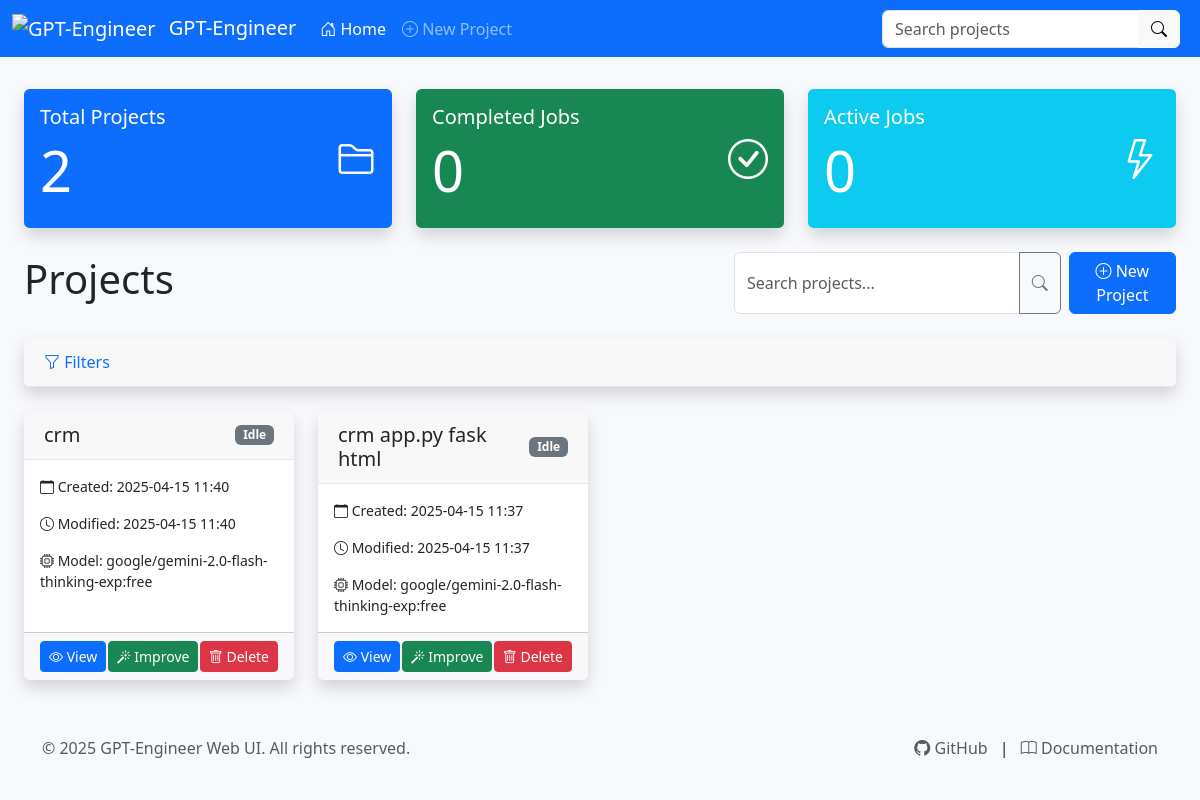
The page / on the database its author committed.
### app.py (models this page shows, shortened)
class Project(db.Model):
    id = db.Column(db.Integer, primary_key=True)
    name = db.Column(db.String(100), nullable=False)
    directory = db.Column(db.String(255), unique=True, nullable=False)
    description = db.Column(db.Text)
    created_at = db.Column(db.DateTime, default=datetime.utcnow)
    last_modified = db.Column(db.DateTime, default=datetime.utcnow, onupdate=datetime.utcnow)
    is_public = db.Column(db.Boolean, default=False)
    if app.config['ENABLE_AUTHENTICATION']:
        user_id = db.Column(db.Integer, db.ForeignKey('user.id'), nullable=False)
    prompt = db.Column(db.Text)
    model = db.Column(db.String(50))
    status = db.Column(db.String(20), default='idle')
    project_metadata = db.Column(db.JSON)  # Changed from 'metadata' to 'project_metadata'
    tags = db.Column(db.Text)
    iteration_count = db.Column(db.Integer, default=0)
    rating = db.Column(db.Integer)

### app.py (the view)
@app.route('/')
def index():
    projects = []
    if app.config['ENABLE_AUTHENTICATION']:
        if current_user.is_authenticated:
            query = Project.query.filter_by(user_id=current_user.id)
        else:
            query = Project.query.filter_by(is_public=True)
    else:
        query = Project.query
    projects = query.order_by(Project.last_modified.desc()).all()
    for project in projects:
        project_dir = os.path.join(app.config['PROJECT_FOLDER'], project.directory)
        if project.directory in active_jobs:
            project.status = active_jobs[project.directory]['status']
    stats = {
        'total_projects': Project.query.count(),
        'completed_jobs': JobHistory.query.filter_by(status='completed').count(),
        'active_jobs': sum(1 for job in active_jobs.values() if job['status'] == 'running')
    }
    return render_template('index.html', projects=projects, stats=stats)

### app.py (called while the page is built)
@app.context_processor
def inject_current_app():
    return dict(app=current_app)

### templates/index.html (shortened to what this page needs)
{% extends 'base.html' %}
{% block content %}
<div class="container-fluid">
    <div class="row mb-4">
        <div class="col-md-4">
            <div class="card bg-primary text-white shadow">
                <div class="card-body">
                    <div class="d-flex justify-content-between align-items-center">
                        <div>
                            <h5 class="card-title">Total Projects</h5>
                            <h2 class="display-4">{{ stats.total_projects }}</h2>
                        </div>
                        <i class="bi bi-folder2 fs-1"></i>
                    </div>
                </div>
            </div>
        </div>
        <div class="col-md-4">
            <div class="card bg-success text-white shadow">
                <div class="card-body">
                    <div class="d-flex justify-content-between align-items-center">
                        <div>
                            <h5 class="card-title">Completed Jobs</h5>
                            <h2 class="display-4">{{ stats.completed_jobs }}</h2>
                        </div>
                        <i class="bi bi-check-circle fs-1"></i>
                    </div>
                </div>
            </div>
        </div>
        <div class="col-md-4">
            <div class="card bg-info text-white shadow">
                <div class="card-body">
                    <div class="d-flex justify-content-between align-items-center">
                        <div>
                            <h5 class="card-title">Active Jobs</h5>
                            <h2 class="display-4">{{ stats.active_jobs }}</h2>
                        </div>
                        <i class="bi bi-lightning fs-1"></i>
                    </div>
                </div>
            </div>
        </div>
    </div>
    <div class="d-flex justify-content-between align-items-center mb-4">
        <h1>Projects</h1>
        <div class="d-flex gap-2">
            <div class="input-group">
                <input type="text" class="form-control" placeholder="Search projects..." id="projectSearch">
                <button class="btn btn-outline-secondary" type="button" id="searchButton">
                    <i class="bi bi-search"></i>
                </button>
            </div>
            <a href="{{ url_for('create_project') }}" class="btn btn-primary">
                <i class="bi bi-plus-circle"></i> New Project
            </a>
        </div>
    </div>
    <div class="card shadow mb-4">
        <div class="card-header">
            <a class="text-decoration-none" data-bs-toggle="collapse" href="#filterCollapse" role="button">
                <i class="bi bi-funnel"></i> Filters
            </a>
        </div>
    </div>
    {% if projects %}
        <div id="cardView" class="row">
            {% for project in projects %}
                <div class="col-md-4 col-lg-3 mb-4 project-item"
                     data-status="{{ project.status }}"
                     data-model="{{ project.model }}"
                     data-created="{{ project.created_at }}"
                     data-modified="{{ project.last_modified }}"
                     data-name="{{ project.name }}">
                    <div class="card h-100 shadow project-card">
                        <div class="card-header d-flex justify-content-between align-items-center">
                            <h5 class="card-title mb-0">{{ project.name }}</h5>
                            {% if project.status == 'running' %}
                                <span class="badge bg-info status-badge">Running</span>
                            {% elif project.status == 'completed' %}
                                <span class="badge bg-success status-badge">Completed</span>
                            {% elif project.status == 'failed' %}
                                <span class="badge bg-danger status-badge">Failed</span>
                            {% else %}
                                <span class="badge bg-secondary status-badge">Idle</span>
                            {% endif %}
                        </div>
                        <div class="card-body">
                            <p class="card-text small">
                                <i class="bi bi-calendar"></i> Created: {{ project.created_at.strftime('%Y-%m-%d %H:%M') if project.created_at else 'N/A' }}
                            </p>
                            <p class="card-text small">
                                <i class="bi bi-clock"></i> Modified: {{ project.last_modified.strftime('%Y-%m-%d %H:%M') if project.last_modified else 'N/A' }}
                            </p>
                            <p class="card-text small">
                                <i class="bi bi-cpu"></i> Model: {{ project.model }}
                            </p>
                        </div>
                        <div class="card-footer">
                            <div class="d-flex justify-content-between">
                                <a href="{{ url_for('project_detail', project_id=project.id) }}" class="btn btn-sm btn-primary">
                                    <i class="bi bi-eye"></i> View
                                </a>
                                <a href="{{ url_for('improve_project', project_id=project.id) }}" class="btn btn-sm btn-success">
                                    <i class="bi bi-magic"></i> Improve
                                </a>
                                <button type="button" class="btn btn-sm btn-danger" data-bs-toggle="modal" data-bs-target="#deleteModal{{ project.id }}">
                                    <i class="bi bi-trash"></i> Delete
                                </button>
                            </div>
                        </div>
                    </div>
                </div>
            {% endfor %}
        </div>
    {% endif %}
</div>
{% endblock %}

### templates/base.html (shortened to what this page needs)
<!DOCTYPE html>
<html lang="en">
<head>
    <link href="https://cdn.jsdelivr.net/npm/bootstrap@5.3.0-alpha1/dist/css/bootstrap.min.css" rel="stylesheet">
    <link rel="stylesheet" href="https://cdn.jsdelivr.net/npm/bootstrap-icons@1.10.3/font/bootstrap-icons.css">
    <link rel="stylesheet" href="https://cdnjs.cloudflare.com/ajax/libs/highlight.js/11.7.0/styles/github.min.css">
    <link rel="stylesheet" href="https://cdn.datatables.net/1.13.4/css/dataTables.bootstrap5.min.css">
    <link rel="stylesheet" href="{{ url_for('static', filename='css/custom.css') }}">
</head>
<body>
    <nav class="navbar navbar-expand-lg navbar-dark bg-primary sticky-top">
        <div class="container-fluid">
            <a class="navbar-brand" href="{{ url_for('index') }}">
                <img src="{{ url_for('static', filename='img/logo.png') }}" alt="GPT-Engineer" height="30" class="d-inline-block align-text-top me-2">
                GPT-Engineer
            </a>
            <div class="collapse navbar-collapse" id="navbarMain">
                <ul class="navbar-nav me-auto mb-2 mb-lg-0">
                    <li class="nav-item">
                        <a class="nav-link {% if request.endpoint == 'index' %}active{% endif %}" href="{{ url_for('index') }}">
                            <i class="bi bi-house-door"></i> Home
                        </a>
                    </li>
                    <li class="nav-item">
                        <a class="nav-link {% if request.endpoint == 'create_project' %}active{% endif %}" href="{{ url_for('create_project') }}">
                            <i class="bi bi-plus-circle"></i> New Project
                        </a>
                    </li>
                </ul>
                <form class="d-flex me-2" action="{{ url_for('search_projects') }}" method="get">
                    <div class="input-group">
                        <input class="form-control" type="search" name="q" placeholder="Search projects" aria-label="Search">
                        <button class="btn btn-light" type="submit">
                            <i class="bi bi-search"></i>
                        </button>
                    </div>
                </form>
            </div>
        </div>
    </nav>
    <main class="container-fluid py-3">
        {% block content %}{% endblock %}
    </main>
    <footer class="footer mt-auto py-3 bg-light">
        <div class="container">
            <div class="row">
                <div class="col-md-6">
                    <p class="text-muted">&copy; 2025 GPT-Engineer Web UI. All rights reserved.</p>
                </div>
                <div class="col-md-6 text-md-end">
                    <a href="https://github.com/AntonOsika/gpt-engineer" target="_blank" class="text-decoration-none text-muted">
                        <i class="bi bi-github"></i> GitHub
                    </a>
                    <span class="mx-2">|</span>
                    <a href="https://gpt-engineer.readthedocs.io/" target="_blank" class="text-decoration-none text-muted">
                        <i class="bi bi-book"></i> Documentation
                    </a>
                </div>
            </div>
        </div>
    </footer>
</body>
</html>

### static/css/custom.css (style rules this page uses)
:root { --primary-color: #4e73df; --secondary-color: #858796; --success-color: #1cc88a; --info-color: #36b9cc; --warning-color: #f6c23e; --danger-color: #e74a3b; --light-color: #f8f9fc; --dark-color: #5a5c69; }
body { background-color: #f8f9fc; }
.card { border: none; border-radius: 0.35rem; box-shadow: 0 0.15rem 1.75rem 0 rgba(58, 59, 69, 0.15); }
.card-header { padding: 0.75rem 1.25rem; border-bottom: 1px solid #e3e6f0; }

### rows shown on the page
Project: name "crm", status "Idle", created_at "2025-04-15 11:40", last_modified "2025-04-15 11:40", model "google/gemini-2.0-flash-thinking-exp:free"
Project: name "crm app.py fask html", status "Idle", created_at "2025-04-15 11:37", last_modified "2025-04-15 11:37", model "google/gemini-2.0-flash-thinking-exp:free"

### other values the page prints
{{ stats.total_projects }} "2"
{{ stats.completed_jobs }} "0"
{{ stats.active_jobs }} "0"
